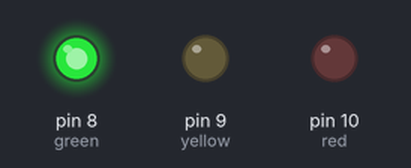
Recording of a sketch running on a simulated Arduino Uno, built with avr-gcc and run on an emulated ATmega328P. On the bench: output pins drawn as LEDs (lit = HIGH).

Above: at 7.5 s.
At 27.5 s:
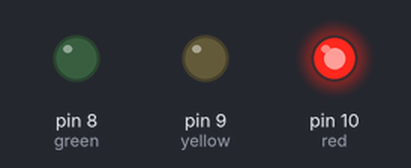
At 37.5 s:
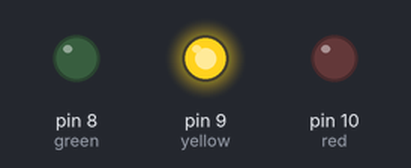
Timing chart, 0 to 52.0 s (numbered marks = the images above):
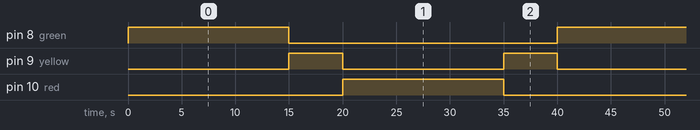

Measured:
- by itself, pin 8 (green), pin 10 (red): alternates HIGH for 15.0 s and LOW for 25.0 s
- by itself, pin 9 (yellow): alternates HIGH for 5.0 s and LOW for 15.0 s
- by itself, everything shown: repeats every 40.0 s, in 4 steps

The sketch:

sketch_oct1a.ino
```cpp
/*

simple traffic lights program

-first the green led pin will be set high.
-then there will be a delay of 15 sec.
-after these 15 sec the green led pin will be set low and the yellow led pin will be set high.
-then there will be a delay of 5 sec.
-after these 5 sec the yellow led pin will be set low and red led will be set high.
-then there will be a delay of 15 sec.
-after these 15 sec the red led will be set low and yellow light will be set high.
-etc.


/* A name for the LED on pin 8. */
int green = 8;
/* A name for the LED on pin 9. */
int yellow = 9;
/* A name for the LED on pin 10. */
int red = 10;

void setup()
{

  /* Set LEDs green, yellow and red as output. */
  pinMode(green,OUTPUT);
  pinMode(yellow,OUTPUT);
  pinMode(red,OUTPUT);

}

void loop()
{


 digitalWrite(yellow, LOW);
 digitalWrite(red, LOW);
 digitalWrite(green, HIGH);

delay(15000);

digitalWrite(green, LOW);
digitalWrite(red, LOW);
digitalWrite(yellow, HIGH);

delay(5000);

digitalWrite(yellow, LOW);
digitalWrite(green, LOW);
digitalWrite(red, HIGH);

delay(15000);

digitalWrite(red, LOW);
digitalWrite(green, LOW);
digitalWrite(yellow, HIGH);

delay(5000);


}
```
